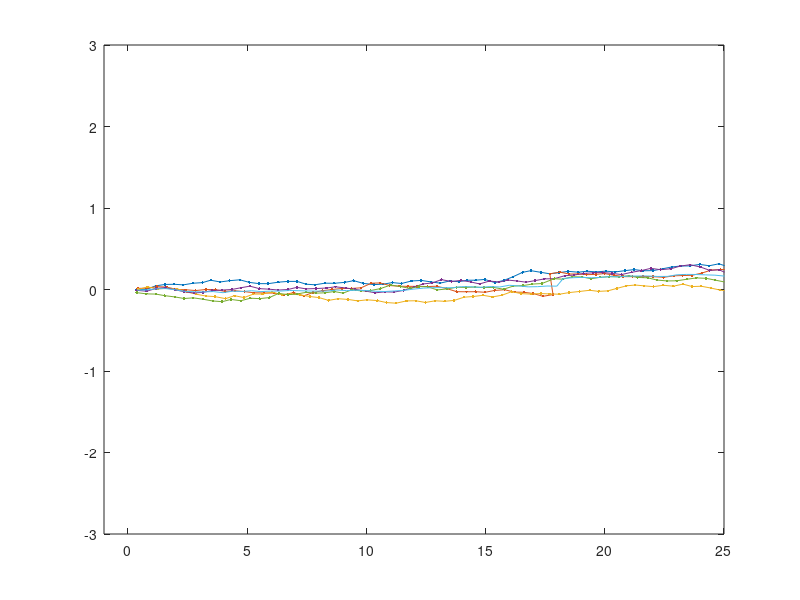

Write the MATLAB code that produced this figure.
clc;clear;
data = csvread('res.csv');
x = data(:, 1);
y = data(:, 2);
% w = data(:, 3);

Num = 5;
px = reshape(x, Num+1, []);
py = reshape(y, Num+1, []);
% pw = reshape(w, Num+1, []);


% cm = colormap; % returns the current color map
% f = i/Num;
% colorID = max(1, sum(f > [0:1/length(cm(:,1)):1]));
% myColor = cm(colorID, :); % returns your color

for i=1:Num
    plot(px(i, :), py(i, :), '.-');
    hold on;
%     plot(px(i, :), pw(i, :),'Color', myColor);
    axis([-1 25  -3 3])
end
plot(px(end, :), py(end, :));
    axis([-1 25  -3 3])
% colorbar;

